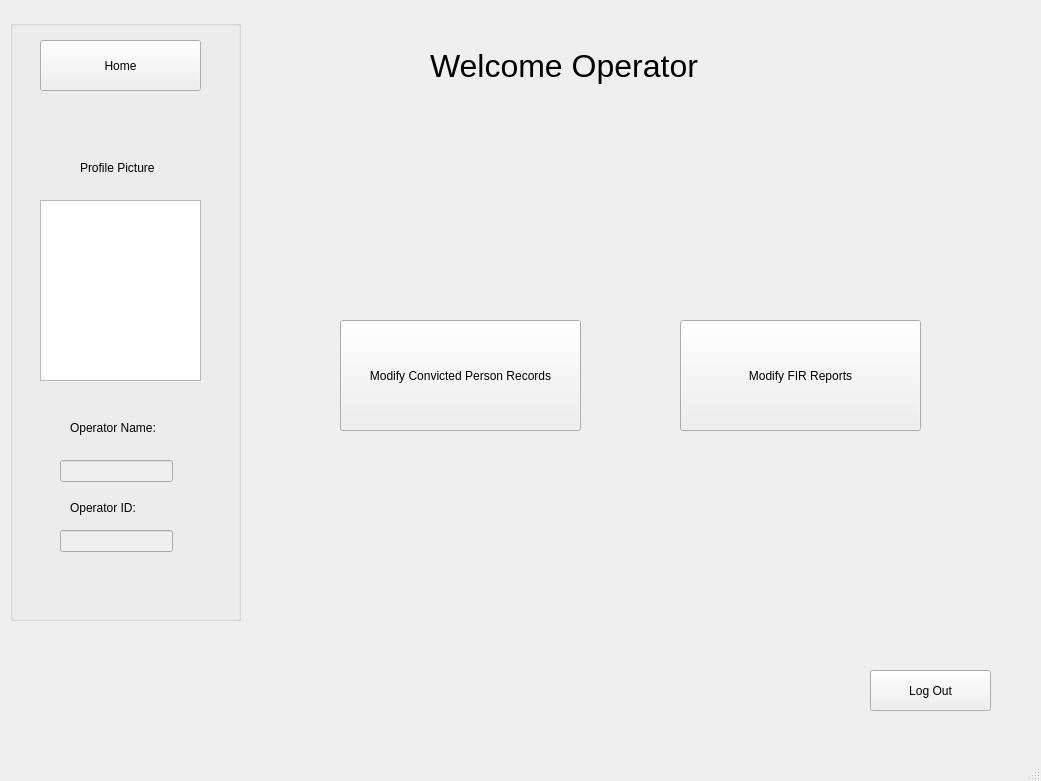
<?xml version="1.0" encoding="UTF-8"?>
<ui version="4.0">
 <class>MainWindow</class>
 <widget class="QMainWindow" name="MainWindow">
  <property name="geometry">
   <rect>
    <x>0</x>
    <y>0</y>
    <width>1041</width>
    <height>781</height>
   </rect>
  </property>
  <property name="windowTitle">
   <string>MainWindow</string>
  </property>
  <widget class="QWidget" name="centralwidget">
   <widget class="QLabel" name="label">
    <property name="geometry">
     <rect>
      <x>430</x>
      <y>30</y>
      <width>381</width>
      <height>71</height>
     </rect>
    </property>
    <property name="font">
     <font>
      <pointsize>24</pointsize>
     </font>
    </property>
    <property name="text">
     <string>Welcome Operator</string>
    </property>
   </widget>
   <widget class="QPushButton" name="logout_button">
    <property name="geometry">
     <rect>
      <x>870</x>
      <y>670</y>
      <width>121</width>
      <height>41</height>
     </rect>
    </property>
    <property name="text">
     <string>Log Out</string>
    </property>
   </widget>
   <widget class="QGroupBox" name="groupBox">
    <property name="geometry">
     <rect>
      <x>10</x>
      <y>20</y>
      <width>231</width>
      <height>601</height>
     </rect>
    </property>
    <property name="title">
     <string/>
    </property>
    <widget class="QPushButton" name="home_button">
     <property name="geometry">
      <rect>
       <x>30</x>
       <y>20</y>
       <width>161</width>
       <height>51</height>
      </rect>
     </property>
     <property name="text">
      <string>Home</string>
     </property>
    </widget>
    <widget class="QGraphicsView" name="graphicsView">
     <property name="geometry">
      <rect>
       <x>30</x>
       <y>180</y>
       <width>161</width>
       <height>181</height>
      </rect>
     </property>
    </widget>
    <widget class="QLabel" name="label_2">
     <property name="geometry">
      <rect>
       <x>70</x>
       <y>140</y>
       <width>91</width>
       <height>16</height>
      </rect>
     </property>
     <property name="text">
      <string>Profile Picture</string>
     </property>
    </widget>
    <widget class="QLabel" name="label_3">
     <property name="geometry">
      <rect>
       <x>60</x>
       <y>400</y>
       <width>121</width>
       <height>16</height>
      </rect>
     </property>
     <property name="text">
      <string>Operator Name:</string>
     </property>
    </widget>
    <widget class="QLineEdit" name="op_name">
     <property name="enabled">
      <bool>false</bool>
     </property>
     <property name="geometry">
      <rect>
       <x>50</x>
       <y>440</y>
       <width>113</width>
       <height>22</height>
      </rect>
     </property>
    </widget>
    <widget class="QLabel" name="label_4">
     <property name="geometry">
      <rect>
       <x>60</x>
       <y>480</y>
       <width>121</width>
       <height>16</height>
      </rect>
     </property>
     <property name="text">
      <string>Operator ID:</string>
     </property>
    </widget>
    <widget class="QLineEdit" name="op_id">
     <property name="enabled">
      <bool>false</bool>
     </property>
     <property name="geometry">
      <rect>
       <x>50</x>
       <y>510</y>
       <width>113</width>
       <height>22</height>
      </rect>
     </property>
    </widget>
   </widget>
   <widget class="QPushButton" name="fir_button">
    <property name="geometry">
     <rect>
      <x>680</x>
      <y>320</y>
      <width>241</width>
      <height>111</height>
     </rect>
    </property>
    <property name="text">
     <string>Modify FIR Reports</string>
    </property>
   </widget>
   <widget class="QPushButton" name="convicted_person_button">
    <property name="geometry">
     <rect>
      <x>340</x>
      <y>320</y>
      <width>241</width>
      <height>111</height>
     </rect>
    </property>
    <property name="text">
     <string>Modify Convicted Person Records</string>
    </property>
   </widget>
   <zorder>groupBox</zorder>
   <zorder>label</zorder>
   <zorder>logout_button</zorder>
   <zorder>fir_button</zorder>
   <zorder>convicted_person_button</zorder>
  </widget>
  <widget class="QMenuBar" name="menubar">
   <property name="geometry">
    <rect>
     <x>0</x>
     <y>0</y>
     <width>1041</width>
     <height>26</height>
    </rect>
   </property>
  </widget>
  <widget class="QStatusBar" name="statusbar"/>
 </widget>
 <resources/>
 <connections/>
</ui>
